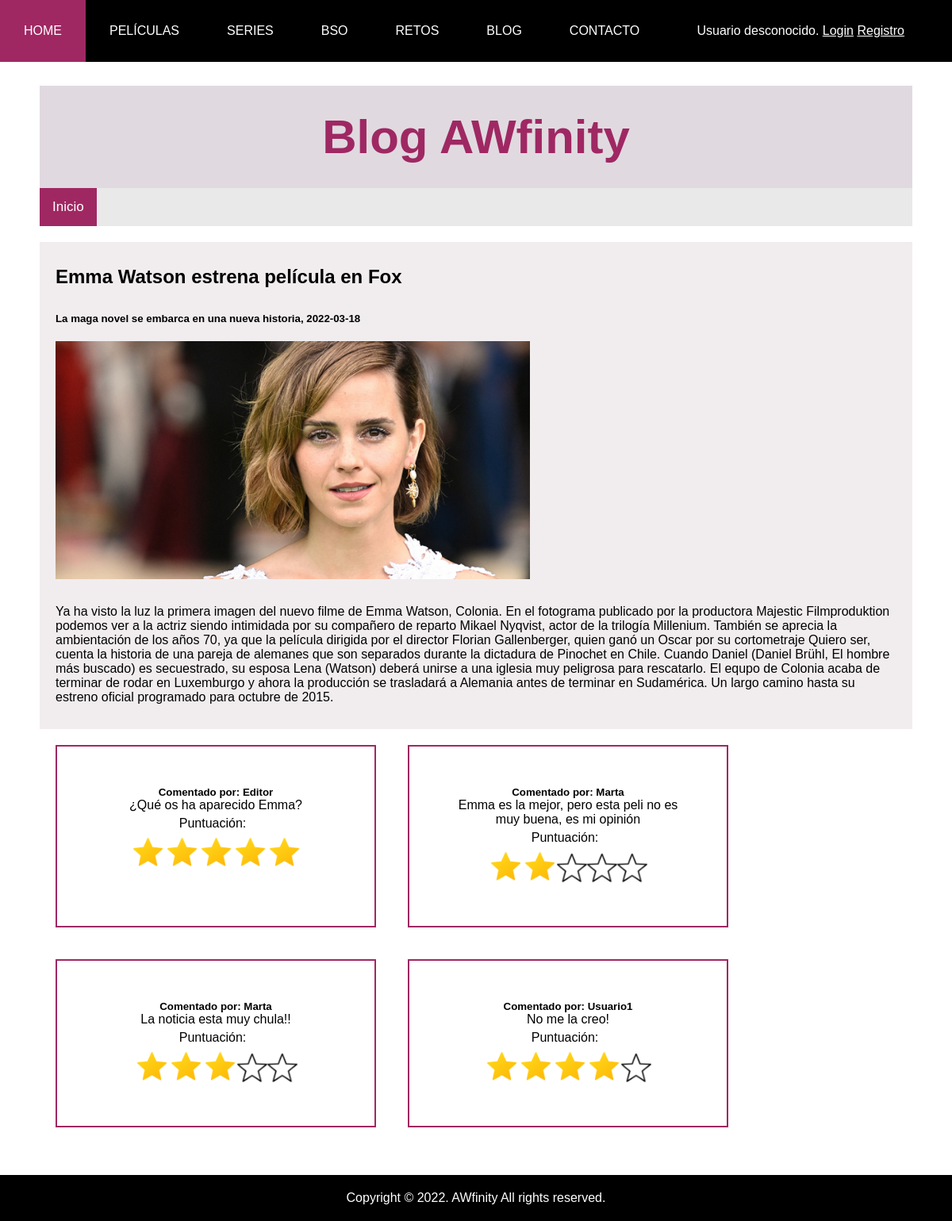
/blogVista.php?tituloid=32, run on the app's committed database.
### tables this page shows
CREATE TABLE `noticias` (
  `idNoticia` int(10) NOT NULL,
  `titulo` varchar(100) NOT NULL,
  `subtitulo` varchar(50) NOT NULL,
  `imagenNombre` varchar(50) NOT NULL,
  `contenido` text NOT NULL,
  `fechaPublicacion` date NOT NULL,
  `autor` varchar(20) NOT NULL,
  `categoria` enum('noticia','noticiaEvento','noticiaEstreno') NOT NULL,
  `etiquetas` varchar(70) NOT NULL
);

CREATE TABLE `valoraciones` (
  `id_valoracion` int(11) NOT NULL,
  `idNoticia` int(11) NOT NULL,
  `idUser` int(11) NOT NULL,
  `contenido` text NOT NULL,
  `puntuacion` int(10) NOT NULL
);

CREATE TABLE `usuarios` (
  `id_user` int(10) NOT NULL,
  `nombreUsuario` varchar(20) NOT NULL,
  `nombre` varchar(20) NOT NULL,
  `apellido` varchar(20) NOT NULL,
  `password` varchar(255) NOT NULL,
  `rol_user` enum('admin','editor','user','') NOT NULL,
  `puntos` int(10) NOT NULL
);

### includes/Noticia.php (called while the page is built, shortened)
<?php
class Noticia{
    private $titulo;
    private $subtitulo;
    private $imagenNombre;
    private $contenido;
    private $fechaPublicacion;
 private function __construct($titulo, $subtitulo, $imagenNombre, $contenidos, $fechaPublicacion, $autor,$categoria,$etiquetas,$idNoticia) {
    $this->titulo=$titulo;
    $this->subtitulo=$subtitulo;
    $this->imagenNombre=$imagenNombre;
    $this->contenido=$contenidos;
    $this->fechaPublicacion=$fechaPublicacion;
}
public function getTitulo(){
    return $this->titulo;
}
public function getSubtitulo(){
    return $this->subtitulo;
}
public function getImagenNombre(){
    return $this->imagenNombre;
}
public function getContenido(){
    return $this->contenido;
}
public function getFechaPublicacion(){
    return $this->fechaPublicacion;
}
public static function buscaNoticiaID($idNoticia)
{
    $conn = Aplicacion::getInstance()->getConexionBd();
    $query = sprintf("SELECT * FROM noticias WHERE noticias.idNoticia='%s'", $conn->real_escape_string($idNoticia));
    $rs = $conn->query($query);
    $result = false;
    if ($rs) {
        $fila = $rs->fetch_assoc();
        if ($fila) {
            $result = new Noticia($fila['titulo'], $fila['subtitulo'], $fila['imagenNombre'],$fila['contenido'], $fila['fechaPublicacion'], $fila['autor'], $fila['categoria'],  $fila['etiquetas'], $fila['idNoticia']);
        }
    } else {
        error_log("Error BD ({$conn->errno}): {$conn->error}");
    }
    return $result;
}
}
?>

### includes/Valoracion.php (called while the page is built, shortened)
<?php
class Valoracion{
    protected $contenido;
    protected $puntuacion;
	public function __construct($idNoticia, $idUser, $contenido, $puntuacion, $id_valoracion=NULL){
            $this->contenido =  $contenido;
			$this->puntuacion = $puntuacion;
	}
	public function getContenido(){
		return $this->contenido;
	}
	public function getPuntuacion(){
		return $this->puntuacion;
	}
    static public function getComentarios($idnoticia){
        $valoracion = array();
        $conn = Aplicacion::getInstance()->getConexionBd();
        $sql = "SELECT * FROM valoraciones WHERE idNoticia=$idnoticia";
        $consulta = $conn->query($sql);
        if($consulta->num_rows != 0){
            while ($fila = mysqli_fetch_assoc($consulta)){
                $valoracion[] = new Valoracion($fila['idNoticia'],$fila['idUser'],$fila['contenido'],$fila['puntuacion'],$fila['id_valoracion']);
            }
        }
        return $valoracion;
	}
}
?>

### includes/Usuario.php (called while the page is built, shortened)
<?php
class Usuario
{
    private $nombre;
    private function __construct($nombreUsuario, $nombre, $apellido, $password, $rol_user,$puntos, $id = NULL) {
        $this->nombre = $nombre;
    }
    public function getNombre(){
        return $this->nombre;
    }
    public static function buscaPorId($idUsuario){
        $conn = Aplicacion::getInstance()->getConexionBd();
        $query = sprintf("SELECT * FROM usuarios WHERE id_user=%d", $idUsuario);
        $rs = $conn->query($query);
        if ($rs) {
            $fila = $rs->fetch_assoc();
            $user = new Usuario($fila['nombreUsuario'], $fila['nombre'], $fila['apellido'], $fila['password'], $fila['rol_user'],$fila['puntos'],  $fila['id_user']);
            return $user;
        } else {
            error_log("Error BD ({$conn->errno}): {$conn->error}");
        }
        return false;
    }
}
?>

### includes/FormElimValoracion.php (called while the page is built, shortened)
<?php
class FormElimValoracion extends Formulario
{
    private $valoracion;
    public function __construct($valoracion) {
        $this->valoracion=$valoracion;
    }
    protected function generaCamposFormulario(&$datos)
    {
        $user=Usuario::buscaPorId($this->valoracion->getIdUser());
        $htmlErroresGlobales = self::generaListaErroresGlobales($this->errores);
        if(estaLogado() && ($_SESSION['nombreUsuario']===$user->getNombreUsuario()  || $_SESSION['esEditor'])){
            $html = <<<EOF
            <input type="hidden" name="elimcoment" value="{$this->valoracion->getId_valoracion()}" />
            <button type="submit" name="elim">Eliminar comentario</button>
            $htmlErroresGlobales
            EOF;
        }else{
            $html = <<<EOF
            $htmlErroresGlobales
        EOF;
        }
        return $html;
    }
}
?>

### includes/Formulario.php (called while the page is built, shortened)
<?php
abstract class Formulario
{
    protected $formId;
    protected $method;
    protected $action;
    protected $classAtt;
    protected $enctype;
    public function __construct($formId, $opciones = array())
    {
        $this->formId = $formId;
        $opcionesPorDefecto = array('action' => null, 'method' => 'POST', 'class' => null, 'enctype' => null, 'urlRedireccion' => null);
        $opciones = array_merge($opcionesPorDefecto, $opciones);
        $this->action = $opciones['action'];
        $this->method = $opciones['method'];
        $this->classAtt = $opciones['class'];
        $this->enctype  = $opciones['enctype'];
        if (!$this->action) {
            $this->action = htmlspecialchars($_SERVER['REQUEST_URI']);
        }
    }
    public function gestiona()
    {
        $datos = &$_POST;
        if (!$this->formularioEnviado($datos)) {
            return $this->generaFormulario();
        }
    }
    protected function formularioEnviado(&$datos)
    {
        return isset($datos['formId']) && $datos['formId'] == $this->formId;
    }
    protected function generaFormulario(&$datos = array())
    {
        $htmlCamposFormularios = $this->generaCamposFormulario($datos);
        $classAtt = $this->classAtt != null ? "class=\"{$this->classAtt}\"" : '';
        $enctypeAtt = $this->enctype != null ? "enctype=\"{$this->enctype}\"" : '';
        $htmlForm = <<<EOS
        <form method="{$this->method}" action="{$this->action}" id="{$this->formId}" {$classAtt} {$enctypeAtt}>
            <input type="hidden" name="formId" value="{$this->formId}" />
            $htmlCamposFormularios
        </form>
        EOS;
        return $htmlForm;
    }
}

### blogVista.php (the view, shortened to what this page needs)
<?php
$contenidoPrincipal = '';
$contenidoPrincipal .=<<<EOS
          <div class="header2">
            <h2>Blog AWfinity</h2>
          </div>
          <div class="menublog">
          <a class="active" href="blog.php">Inicio</a>
          </div>
          <div class="columna">
EOS;
$id_noticia =isset($_GET['tituloid']) ? htmlspecialchars(trim(strip_tags($_GET["tituloid"]))) : 0;
$noticia=Noticia::buscaNoticiaID($id_noticia);
$contenidoPrincipal .=<<<EOS
  <div class="card">
    <h2>{$noticia->getTitulo()}</h2>
    <h5>{$noticia->getSubtitulo()}, {$noticia->getFechaPublicacion()}</h5>
    <div></div>
    <div class="imgBlogBlock">
      <img class="imagNoticias2" src="img/{$noticia->getImagenNombre()}" alt="Imagen">
    </div>
    <div><p> </p></div>
    <p>{$noticia->getContenido()}</p>
EOS;
$contenidoPrincipal .=<<<EOS
  </div>
  </div>
EOS;
$comentarios=Valoracion::getComentarios($id_noticia);
$contenidoPrincipal .="<div class=\"comentarioPanel\">";
$formms=array();
$cont=0;
$FormElimValoracion=array();
foreach($comentarios as $com){
  $id=$com->getIdUser();
  $user=Usuario::buscaPorId($id);
  $formms[$cont]= new FormElimValoracion($com);
  $FormElimValoracion[$cont]=$formms[$cont]->gestiona();
  $contenidoPrincipal .=<<<EOS
  <div class="boxlayComentario">
  <h5>Comentado por:  {$user->getNombre() } </h5>
  <p> {$com->getContenido()} </p>
  <label>Puntuación:</label>
EOS;
$contador=1;
for($i=0; $i<5; $i++){
  if($contador<=$com->getPuntuacion()){
    $contenidoPrincipal.= "<img class=\"imagenNivel1\" src=\"img/estrella1.png\">";
  }
  else{
    $contenidoPrincipal.= "<img class=\"imagenNivel2\" src=\"img/estrella2.png\">";
  }
  $contador++;
}
$contenidoPrincipal.= "{$FormElimValoracion[$cont]}</div>";
$cont++;
}
$contenidoPrincipal .="</div>";
require __DIR__. '/includes/vistas/plantillas/plantilla.php';
?>

### css/default.css (style rules this page uses)
* { margin:0px; padding:0px; }
label { margin-right: 0.5em; display: block; padding: 5px; }
.menublog { overflow: hidden; background-color: #e9e9e9; }
.menublog a { float: left; display: block; color: black; text-align: center; padding: 14px 16px; text-decoration: none; font-size: 17px; }
.menublog a.active { background-color: #9f2863; color: white; }
.header2 { padding: 30px; font-size: 40px; text-align: center; background: #9581954b; }
.header2 h2 { color: #9f2863; }
.columna { background: rgb(255, 255, 255); }
.card { background-color: rgb(241, 237, 239); padding: 20px; margin-top: 20px; }
.columna:after { content: ""; display: table; clear: both; }
.imgBlogBlock { height:300px; width: 1000px; }
.imagNoticias2 { max-width: 100%; max-height: 100% }
.comentarioPanel { display:flex; flex-direction: row; flex-wrap: wrap; }
.boxlayComentario { background-color: rgb(255, 255, 255);; width: 300px; border: 2px solid #9f2863; padding: 50px; margin: 20px; text-align: center; transition: 500ms linear; }
article.Noticia div.card h2 { padding: 10px 50px 10px 0; }
article.Noticia div.card h5 { padding: 2% 0; }
article.Noticia div.card p { padding: 1% 0; }
.imagenNivel1 { max-height:43px; max-width: 43px; }
.imagenNivel2 { max-height:38px; max-width: 38px; }

### data on the page
noticias: titulo "Emma Watson estrena película en Fox", subtitulo "La maga novel se embarca en una nueva historia", fechaPublicacion "2022-03-18", imagenNombre (picture), contenido "Ya ha visto la luz la primera imagen del nuevo filme de Emma Watson, Colonia. En el fotograma publicado por la productora Majestic Filmproduktion podemos ver a la actriz siendo intimidada por su compañero de reparto Mikael Nyqvist, actor de la trilogía Millenium. También se aprecia la ambientación de los años 70, ya que la película dirigida por el director Florian Gallenberger, quien ganó un Oscar por su cortometraje Quiero ser, cuenta la historia de una pareja de alemanes que son separados durante la dictadura de Pinochet en Chile. Cuando Daniel (Daniel Brühl, El hombre más buscado) es secuestrado, su esposa Lena (Watson) deberá unirse a una iglesia muy peligrosa para rescatarlo. El equpo…"
valoraciones: idUser.nombre "Editor", contenido "¿Qué os ha aparecido Emma?", puntuacion 5 (drawn)
valoraciones: idUser.nombre "Marta", contenido "Emma es la mejor, pero esta peli no es muy buena, es mi opinión", puntuacion 2 (drawn)
valoraciones: idUser.nombre "Marta", contenido "La noticia esta muy chula!!", puntuacion 3 (drawn)
valoraciones: idUser.nombre "Usuario1", contenido "No me la creo!", puntuacion 4 (drawn)
